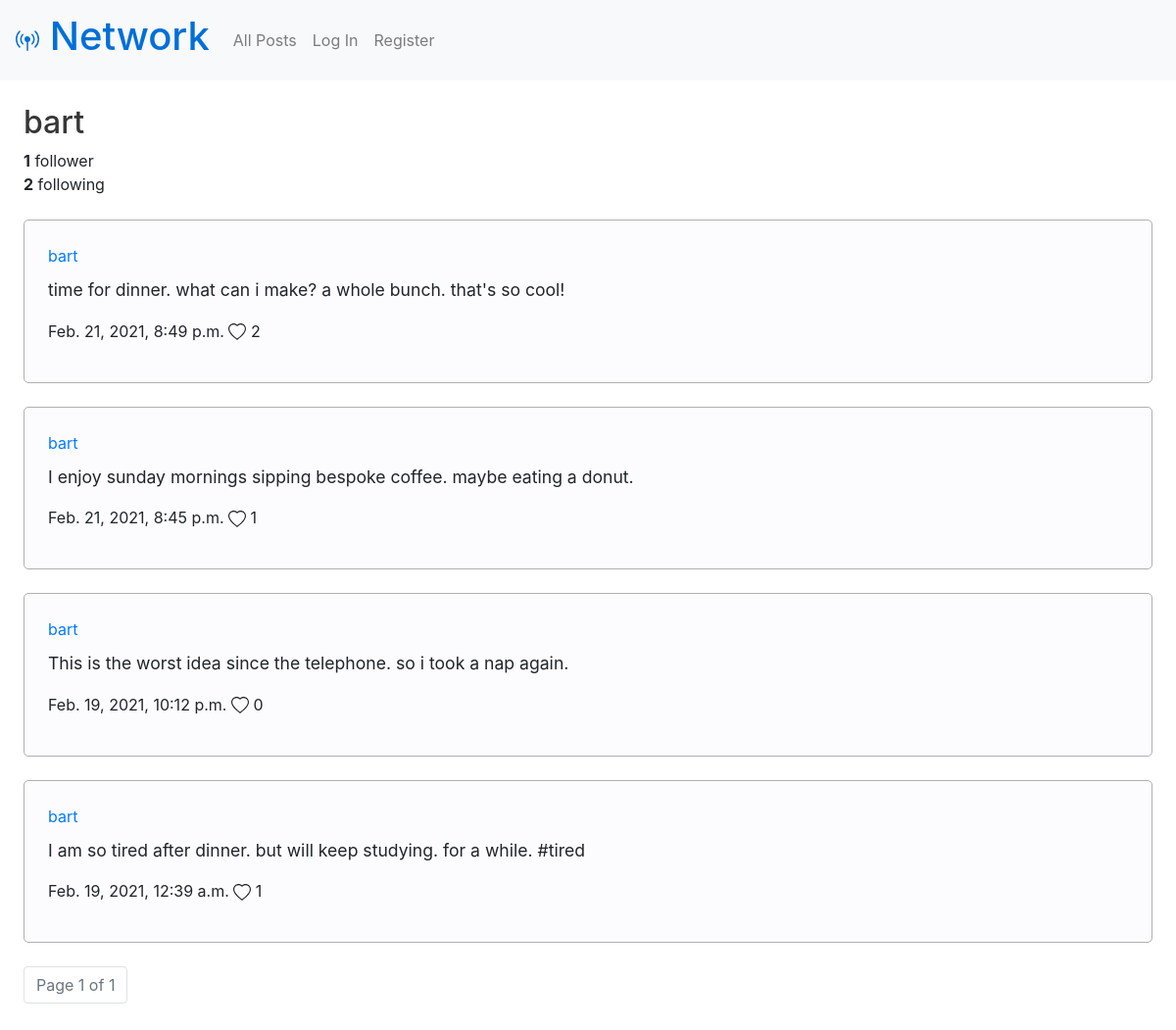
Before: /profile/bart with the older database file.
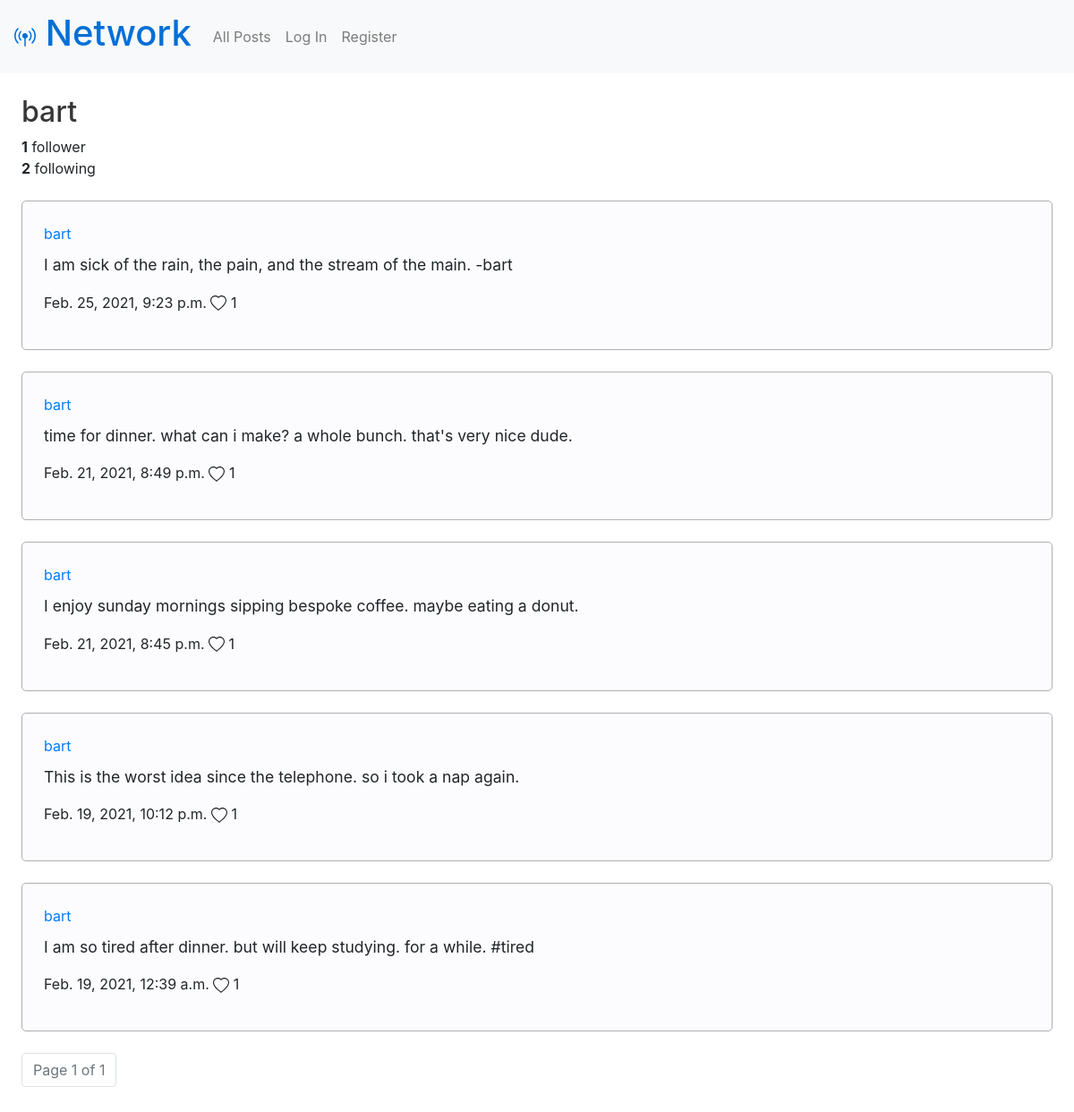
After: the same page with the newer database file.
### network/models.py (models this page shows, shortened)
class User(AbstractUser):
  followers = models.ManyToManyField('User', blank=True, related_name="following")

class Post(models.Model):
  creator = models.ForeignKey(User, on_delete=models.CASCADE)
  date = models.DateTimeField(auto_now_add=True)
  text = models.CharField(max_length=280)
  likes = models.ManyToManyField(User, blank=True, related_name="likedbyuser")

### network/views.py (the view)
# urls.py: path("profile/<str:username>", views.profile, name="profile"),
def profile(request, username):
  user = request.user
  profile = User.objects.get(username=username)
  followerCount = profile.followers.all().count()
  followingCount = profile.following.all().count()
  profileUsername = profile.username
  profilePosts = Post.objects.filter(creator=profile).order_by('-date')
  paginator = Paginator(profilePosts, 10) # Show 10 posts per page.
  page_number = request.GET.get('page')
  page_obj = paginator.get_page(page_number)
  if request.user.is_authenticated:
    if user.following.filter(username=username):
      followMessage = "Unfollow"
    else:
      followMessage = "Follow"
    return render(request, "network/profile.html", {
      "profileUsername": profileUsername,
      'page_obj': page_obj,
      "followerCount": followerCount,
      "followingCount": followingCount,
      "followMessage": followMessage
    })
  else:
    return render(request, "network/profile.html", {
      "profileUsername": profileUsername,
      'page_obj': page_obj,
      "followerCount": followerCount,
      "followingCount": followingCount,
    })

### network/templates/network/profile.html (shortened to what this page needs)
{% extends "network/layout.html" %}
{% load static %}
{% block body %}
  <section class="left-align">
    <h2>{{ profileUsername }}</h2>
    <p class="follow-count"><strong>{{ followerCount }}</strong>{% if followerCount == 1 %} follower {% else %} followers {% endif %}</p>
    <p class="follow-count"><strong>{{ followingCount }}</strong> following</p>
  </section>
  <section>
    {% for post in page_obj %}
      <div class="post" id="{{ post.id }}">
        <a href="{% url 'profile' post.creator.username %}">{{ post.creator.username }}</a>
        <p class='post-text'>{{ post.text }}</p>
        <p>
          <span>{{ post.date }}</span>
          <span id="likes-post-{{ post.id }}">
            {{ post.likes.count }}
          </span>
        </p>
      </div>
    {% endfor %}
  </section>
  <nav class="pagination left-align">
    <ul class="pagination">
        <li class="page-item disabled">
          <a class="page-link" aria-disabled="true">
            Page {{ page_obj.number }} of {{ page_obj.paginator.num_pages }}
          </a>
        </li>
    </ul>
  </nav>
{% endblock %}

### network/templates/network/layout.html (shortened to what this page needs)
{% load static %}
<!DOCTYPE html>
<html lang="en">
    <head>
        <link rel="stylesheet" href="https://stackpath.bootstrapcdn.com/bootstrap/4.4.1/css/bootstrap.min.css">
        <link href="{% static 'network/styles.css' %}" rel="stylesheet">
    </head>
    <body>
        <nav class="navbar navbar-expand-lg navbar-light bg-light">
            <a class="navbar-brand" href="{% url 'index' %}"><h1> Network</h1></a>
            <div>
              <ul class="navbar-nav mr-auto">
                <li class="nav-item">
                  <a class="nav-link" href="{% url 'index' %}">All Posts</a>
                </li>
                {% if user.is_authenticated %}
                    <li class="nav-item">
                        <a class="nav-link" href="{% url 'following' %}">Following</a>
                    </li>
                    <li class="nav-item">
                        <a class="nav-link" href="{% url 'logout' %}">Log Out</a>
                    </li>
                {% else %}
                    <li class="nav-item">
                        <a class="nav-link" href="{% url 'login' %}">Log In</a>
                    </li>
                    <li class="nav-item">
                        <a class="nav-link" href="{% url 'register' %}">Register</a>
                    </li>
                {% endif %}
              </ul>
            </div>
          </nav>
        <div class="body">
            {% block body %}
            {% endblock %}
        </div>
    </body>
</html>

### network/static/network/styles.css (style rules this page uses)
.navbar-brand { color: #006fd8 !important; }
h2 { color: rgb(55, 55, 55); }
div.post, .credentials { border: 1px solid rgb(175, 175, 175); border-radius: 5px; padding: 2%; margin: 2%; background-color: rgb(252, 252, 254); }
.left-align { margin: 2%; }
.follow-count { margin: 0; padding: 0; }
.post-text { margin-top: 10px; font-size: 1.1em; }

Changed rows visible on the page:
added Post: creator.username "bart", text "I am sick of the rain, the pain, and the stream of the main. -bart", date "Feb. 25, 2021, 9:23 p.m.", likes.count "1"
changed Post: text "time for dinner. what can i make? a whole bunch. that's so cool!" → "time for dinner. what can i make? a whole bunch. that's very nice dude."; likes.count "2" → "1"
computed for Post "This is the worst idea since the telephone. so i took a nap again.": likes.count "0" → "1"
